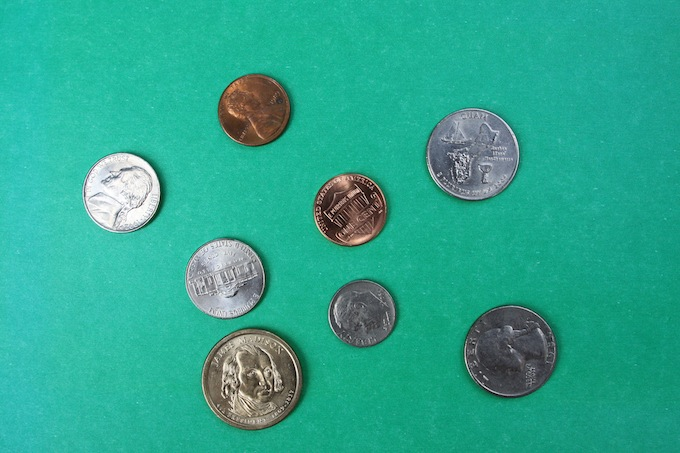
#> input picture SampleImages/Coins/coins1.jpg, 680 x 453 px, given as the content of the folder ../SampleImages/PuzzlesAndGames, which was not available
$ python ms6.py   (older library calls are emulated)
#> lines starting #> are read from the running program, lines starting #| are printed output that depends on the picture; after the words box and inside, x2 and y2 are one past the last pixel; in counts of white or black regions, pixels touching at a corner belong together; pictures that were not available may be replaced by others from this repository, and a replacement may not be noted

import cv2
import os


def partA(file):
    img = cv2.imread("../SampleImages/Coins/" + file)
    imgGray = cv2.cvtColor(img, cv2.COLOR_BGR2GRAY)

    # [5 lines of commented-out code are left out]

    canny = cv2.Canny(imgGray, 100, 150)
    cv2.imshow("Canny", canny)

    cv2.waitKey()


def partB(file):
    img = cv2.imread("../SampleImages/CardsAndSigns/" + file)
    imgGray = cv2.cvtColor(img, cv2.COLOR_BGR2GRAY)

    canny = cv2.Canny(imgGray, 50, 100)
    cv2.imshow("Canny", canny)

    cv2.waitKey()


def partC(file):
#> called with file = 'coins1.jpg'
    img = cv2.imread("../SampleImages/PuzzlesAndGames/" + file)
#> img is the input picture: shape (453, 680, 3); mean B, G, R 143.4, 166.8, 44.8
    imgGray = cv2.cvtColor(img, cv2.COLOR_BGR2GRAY)
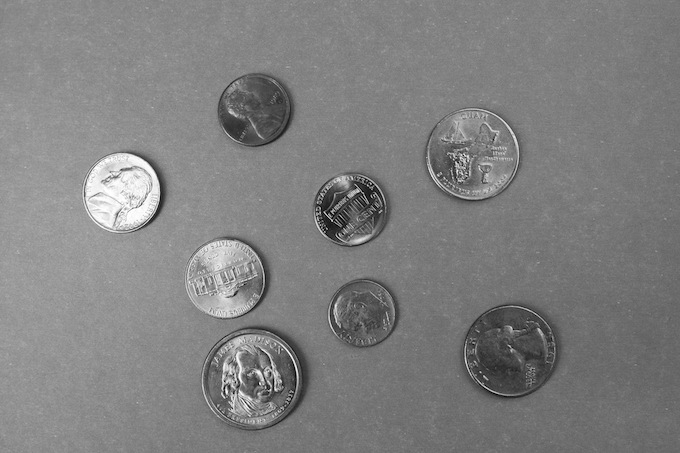
#> imgGray: shape (453, 680); min 0, max 255, mean 127.7

    canny = cv2.Canny(imgGray, 50, 100)  # same config as partB works well too
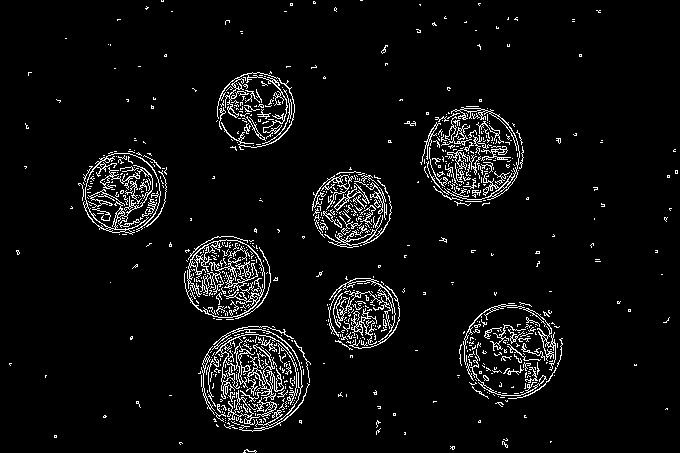
#> canny: shape (453, 680); 5.4% white in thin lines or dots
    cv2.imshow("Canny", canny)

    cv2.waitKey()


# [4 lines of commented-out code are left out]
for file in os.listdir("../SampleImages/PuzzlesAndGames"):
    partC(file)

$ run again, on SampleImages/Coins/coins7.jpg
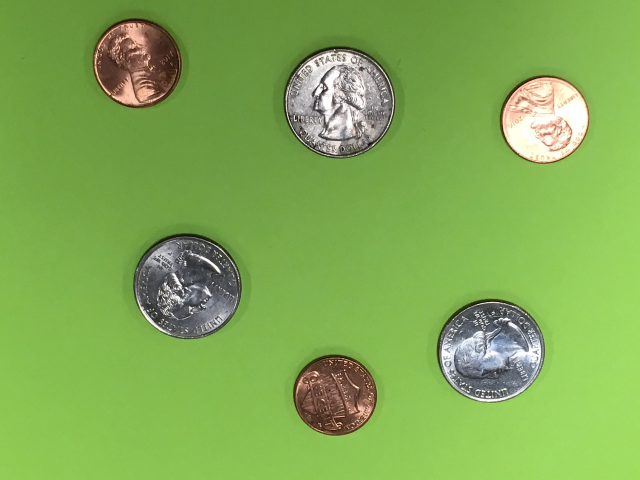
#> input picture SampleImages/Coins/coins7.jpg, 1280 x 960 px, given as the content of the folder ../SampleImages/PuzzlesAndGames, which was not available (shown at 1/2 size)
#> in partC, img is the input picture: shape (960, 1280, 3); mean B, G, R 83.4, 171.5, 129.2
#> in partC, `imgGray = cv2.cvtColor(img, cv2.COLOR_BGR2GRAY)`:
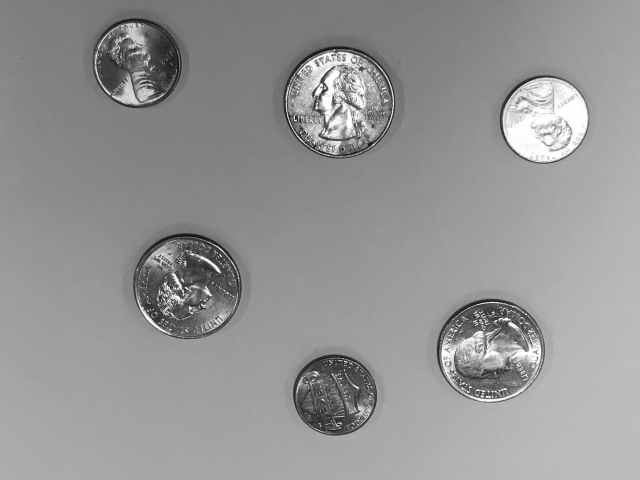
#> imgGray: shape (960, 1280) (shown at 1/2 size); min 0, max 255, mean 148.8
#> in partC, `canny = cv2.Canny(imgGray, 50, 100)`:
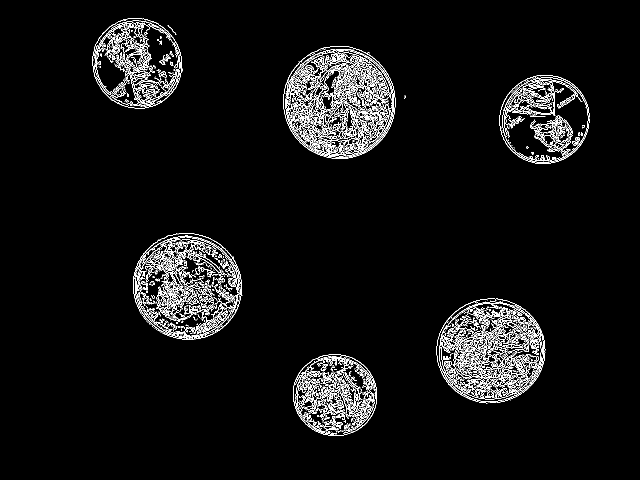
#> canny: shape (960, 1280) (shown at 1/2 size); 4.4% white in thin lines or dots, all inside (x1, y1, x2, y2) = (185, 36, 1179, 872)
